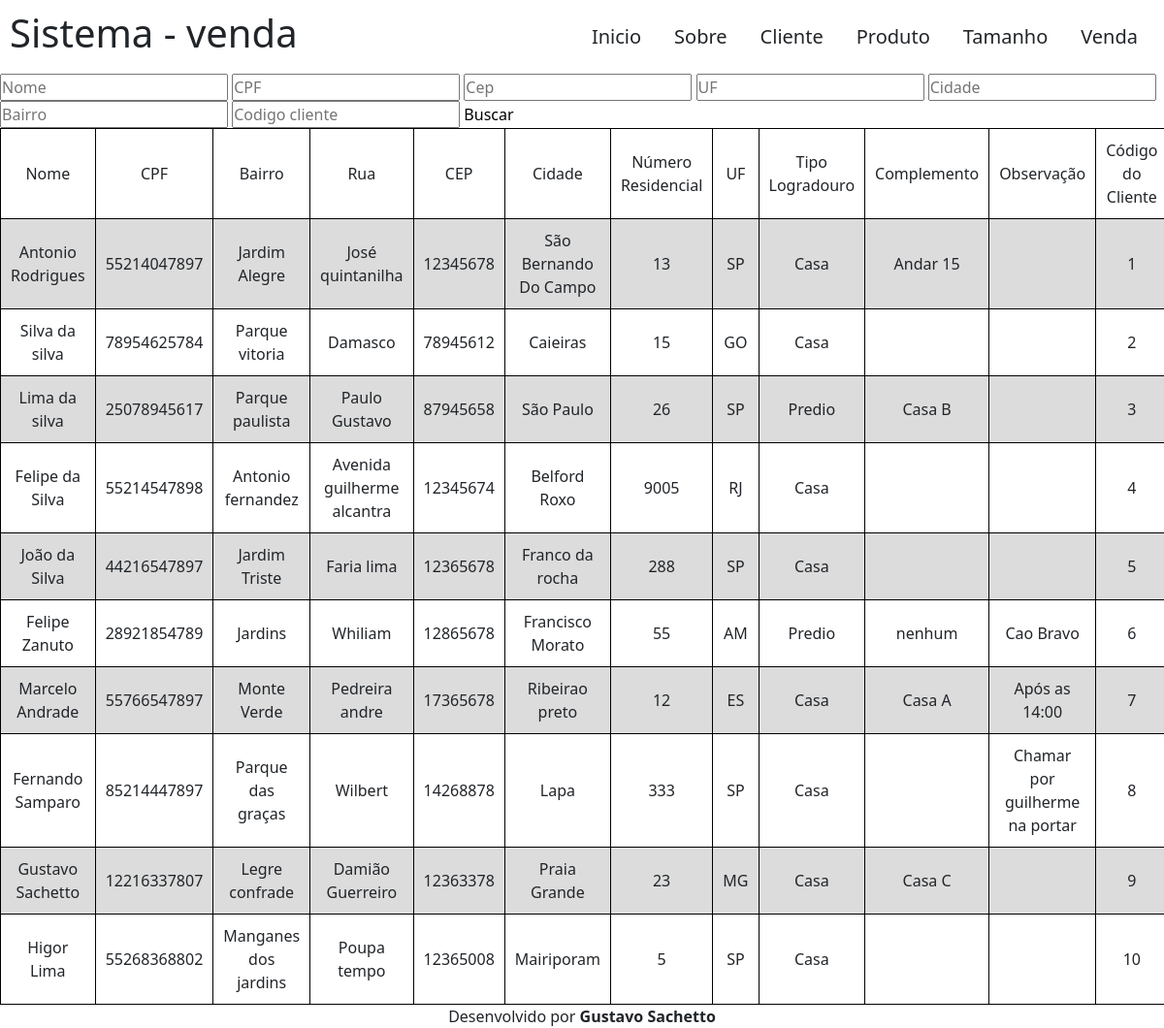
Page /view/pages/cliente.php on the committed database.
### tables this page shows
create table cliente(
	nomeCliente varchar(60) not null, 
	cpf char (11) not null unique,
	endereco varchar(100) null,
	codCliente int auto_increment not null primary key
);

### model/conexao.php (called while the page is built, shortened)
<?php
class conexao{
    private $pdo;
    public function __construct($dbname, $host, $user, $password) {
        try {
            $this -> pdo = New PDO ("mysql:dbname=" . $dbname . ";host=" . $host, $user, $password);
            return "CONEXÃO DO PDO";
        } catch (PDOException $erro) {
            return "ERRO DE CONEXÃO NO PDO:" . $erro -> getMessage();
            exit();
        } catch (Exception $erro) {
            return "ERRO NÃO PASSOU DA CONEXÃO:" . $erro -> getMessage();
            exit();
        }
    }
    public function consultaCliente($buscaNome, $buscaCpf, $buscaCep, $buscaUF, $buscaCidade, $buscaBairro, $buscaCod) {
        $consulta = "SELECT * FROM cliente WHERE
        nomeCliente LIKE '%$buscaNome%'   AND
        cpf         LIKE '%$buscaCpf%'    AND
        CEP         LIKE '%$buscaCep%'    AND
        UF          LIKE '%$buscaUF%'     AND
        cidade      LIKE '%$buscaCidade%' AND
        bairro      LIKE '%$buscaBairro%' AND
        codCliente  LIKE '%$buscaCod%'     ";
        $resultado = $this -> consultaBanco($consulta);
        return $resultado;
    }
    public function consultaBanco($consulta) {
        $consultaBanco = $this -> pdo -> query($consulta);
        $consultaBanco -> execute();
        while ($resultado = $consultaBanco -> fetchAll(PDO::FETCH_ASSOC)) {
            return $resultado;
        }
    }
}
?>

### controller/exibeCliente.php (the view, shortened to what this page needs)
<?php
    require_once '../../model/conexao.php';
    $config = parse_ini_file('../../model/config.ini');
    $conexao = new conexao ($config['dbname'], $config['host'], $config['user'], $config['password']);
    $consulta = "SELECT count(*) FROM cliente";
    $verifica = $conexao -> consultaBanco($consulta);
    $buscaNome = $buscaCpf = $buscaCep = $buscaUF = $buscaCidade = $buscaBairro = $buscaCod = "";
    $resultado = $conexao -> consultaCliente($buscaNome, $buscaCpf, $buscaCep, $buscaUF, $buscaCidade, $buscaBairro, $buscaCod);
    if ($verifica[0]['count(*)'] !== 0) {
        echo "
        <table>
            <tr>
                <td>Nome</td>
                <td>CPF</td>
                <td>Bairro</td>
                <td>Rua</td>
                <td>CEP</td>
                <td>Cidade</td>
                <td>Número Residencial</td>
                <td>UF</td>
                <td>Tipo Logradouro</td>
                <td>Complemento</td>
                <td>Observação</td>
                <td>Código do Cliente</td>
            </tr>
        ";
        foreach ($resultado as $valor) {
            echo "
                <tr>
                    <td>" . stripslashes($valor['nomeCliente']) . "</td>
                    <td>" . stripslashes($valor['cpf']) . "</td>
                    <td>" . stripslashes($valor['bairro']) . "</td>
                    <td>" . stripslashes($valor['rua']) . "</td>
                    <td>" . stripslashes($valor['CEP']) . "</td>
                    <td>" . stripslashes($valor['cidade']) . "</td>
                    <td>" . stripslashes($valor['nResidencial']). "</td>
                    <td>" . stripslashes($valor['UF']) . "</td>
                    <td>" . stripslashes($valor['tipoLogradouro']) . "</td>
                    <td>" . stripslashes($valor['complemento']) . "</td>
                    <td>" . stripslashes($valor['observacao']) . "</td>
                    <td>" . stripslashes($valor['codCliente']) . "</td>
                </tr>
            ";
        }
        echo "</table>";
    } else {
        echo "<p>Nenhum cliente cadastrado!</p>";
    }
?>

### view/pages/cliente.php (shortened to what this page needs)
<!DOCTYPE html>
<html lang="pt-br">
    <head>
        <?php require ('../layout/head.php') ?>
        <link rel="stylesheet" href="../css/table.css">
    </head>
    <body>
        <?php require ('../layout/header.php') ?>
        <main>
            <article>
                <section>
                    <form method="post" action="">
                        <fieldset>
                            <input type="text" placeholder="Nome" name="txtNome" maxlength="80">
                            <input type="text" placeholder="CPF" name="txtCPF" maxlength="11">
                            <input type="text" placeholder="Cep" name="txtCep" minlength="8" maxlength="8" pattern="[0-9]{5}[0-9]{3}">
                            <input type="text" placeholder="UF" name="txtUF" minlength="2" maxlength="2" pattern="[aA-zZ]{2}">
                            <input type="text" placeholder="Cidade" name="txtCidade" maxlength="30">
                            <input type="text" placeholder="Bairro" name="txtBairro" maxlength="30">
                            <input type="text" placeholder="Codigo cliente" name="txtCod">
                            <button type="submit">Buscar</button>
                        </fieldset>
                    </form>
                </section>
                <section><?php include ('../../controller/exibeCliente.php') ?></section>
            </article>
        </main>
        <?php require ('../layout/footer.php') ?>
    </body>
</html>

### view/layout/head.php (shortened to what this page needs)
<link rel="stylesheet" href="../css/style.css">
<link href="https://cdn.jsdelivr.net/npm/bootstrap@5.3.2/dist/css/bootstrap.min.css" rel="stylesheet">

### view/layout/header.php (shortened to what this page needs)
<header>
    <h1>Sistema - venda</h1>
    <nav>
        <a href="../../index.php" role="button" class="btn btn-lg">Inicio</a>
        <a href="../pages/sobre.php" role="button" class="btn btn-lg">Sobre</a>
        <div>
            <button type="button" class="btn btn-lg" data-bs-toggle="dropdown" aria-expanded="false">
                Cliente
            </button>
        </div>
        <div>
            <button type="button" class="btn btn-lg" data-bs-toggle="dropdown" aria-expanded="false">
                Produto
            </button>
        </div>
        <div>
            <button type="button" class="btn btn-lg" data-bs-toggle="dropdown" aria-expanded="false">
                Tamanho
            </button>
        </div>
        <div>
            <button type="button" class="btn btn-lg" data-bs-toggle="dropdown" aria-expanded="false">
                Venda
            </button>
        </div>
    </nav>
</header>

### view/layout/footer.php
<footer>
    <p>Desenvolvido por <strong>Gustavo Sachetto</strong></p>
</footer>

### view/css/style.css (style rules this page uses)
* { margin: 0; padding: 0; text-decoration: none; }
header { display: flex; align-items: center; justify-content: space-between; padding: 10px; }
nav { display: flex; flex-direction: row; }
main { min-height: calc(100vh - 110px); }
footer p { margin: 0; text-align: center; }

### view/css/table.css (style rules this page uses)
table, th, td { border: 1px solid black; }
table { border-collapse: collapse; margin: auto; }
th, td { padding: 10px; text-align: center; width: 110px; }
tr:nth-child(even) { background-color: gainsboro; }
button { border: none; background: transparent; }

### rows in the picture
cliente: nomeCliente "Antonio Rodrigues", cpf "55214047897", bairro "Jardim Alegre", rua "José quintanilha", CEP "12345678", cidade "São Bernando Do Campo", nResidencial "13", UF "SP", tipoLogradouro "Casa", complemento "Andar 15", codCliente "1"
cliente: nomeCliente "Silva da silva", cpf "78954625784", bairro "Parque vitoria", rua "Damasco", CEP "78945612", cidade "Caieiras", nResidencial "15", UF "GO", tipoLogradouro "Casa", codCliente "2"
cliente: nomeCliente "Lima da silva", cpf "25078945617", bairro "Parque paulista", rua "Paulo Gustavo", CEP "87945658", cidade "São Paulo", nResidencial "26", UF "SP", tipoLogradouro "Predio", complemento "Casa B", codCliente "3"
cliente: nomeCliente "Felipe da Silva", cpf "55214547898", bairro "Antonio fernandez", rua "Avenida guilherme alcantra", CEP "12345674", cidade "Belford Roxo", nResidencial "9005", UF "RJ", tipoLogradouro "Casa", codCliente "4"
cliente: nomeCliente "João da Silva", cpf "44216547897", bairro "Jardim Triste", rua "Faria lima", CEP "12365678", cidade "Franco da rocha", nResidencial "288", UF "SP", tipoLogradouro "Casa", codCliente "5"
cliente: nomeCliente "Felipe Zanuto", cpf "28921854789", bairro "Jardins", rua "Whiliam", CEP "12865678", cidade "Francisco Morato", nResidencial "55", UF "AM", tipoLogradouro "Predio", complemento "nenhum", observacao "Cao Bravo", codCliente "6"
cliente: nomeCliente "Marcelo Andrade", cpf "55766547897", bairro "Monte Verde", rua "Pedreira andre", CEP "17365678", cidade "Ribeirao preto", nResidencial "12", UF "ES", tipoLogradouro "Casa", complemento "Casa A", observacao "Após as 14:00", codCliente "7"
cliente: nomeCliente "Fernando Samparo", cpf "85214447897", bairro "Parque das graças", rua "Wilbert", CEP "14268878", cidade "Lapa", nResidencial "333", UF "SP", tipoLogradouro "Casa", observacao "Chamar por guilherme na portar", codCliente "8"
cliente: nomeCliente "Gustavo Sachetto", cpf "12216337807", bairro "Legre confrade", rua "Damião Guerreiro", CEP "12363378", cidade "Praia Grande", nResidencial "23", UF "MG", tipoLogradouro "Casa", complemento "Casa C", codCliente "9"
cliente: nomeCliente "Higor Lima", cpf "55268368802", bairro "Manganes dos jardins", rua "Poupa tempo", CEP "12365008", cidade "Mairiporam", nResidencial "5", UF "SP", tipoLogradouro "Casa", codCliente "10"
